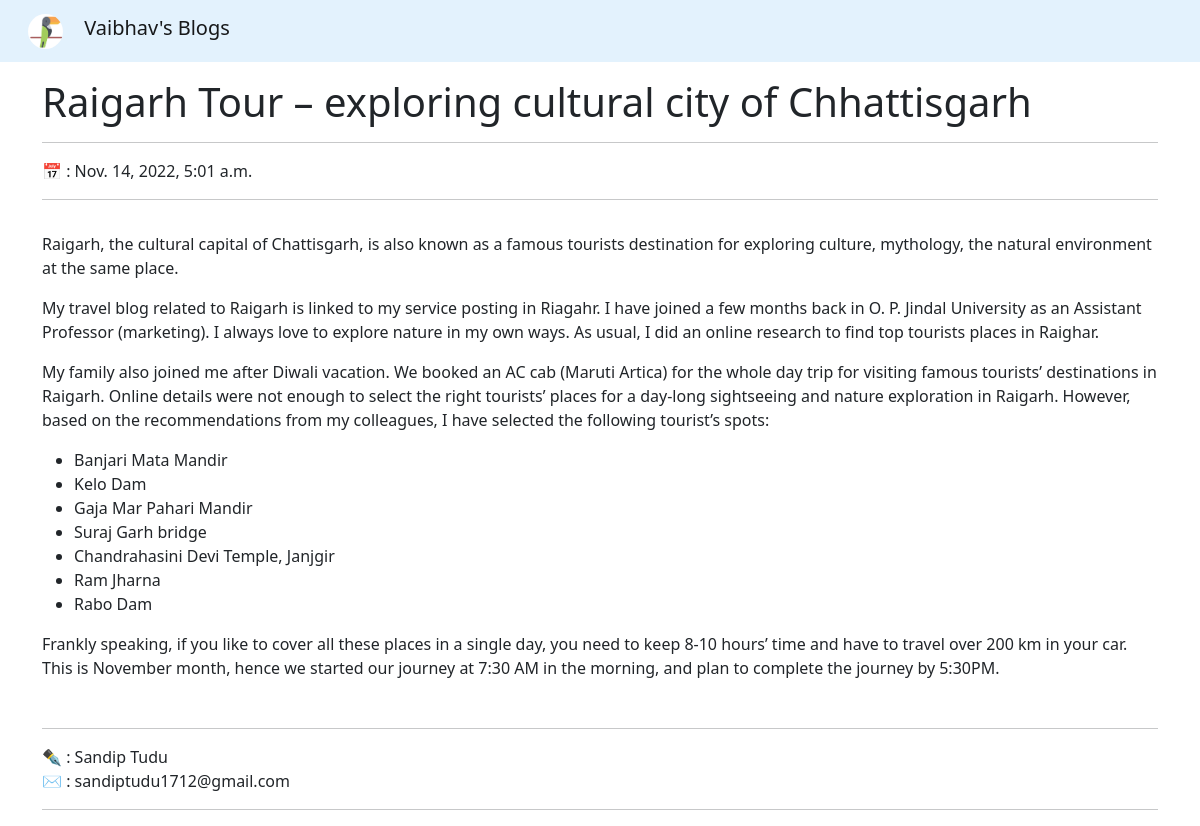
/blogs/getblog/7/, run on the app's committed database.
### Blogs/models.py (models this page shows, shortened)
class Blog(models.Model):
    title = models.TextField(null=True, blank=True)
    content = models.TextField(null=True, blank=True)
    author = models.ForeignKey(User, null=True, blank=True, on_delete=models.SET_NULL)
    date = models.DateTimeField(auto_now_add=True, null=True, blank=True)

### Blogs/views.py (the view)
# urls.py: path('getblog/<int:pk>/', getBlog, name='get_blog'),
def getBlog(request, pk):
    try:
        blog = Blog.objects.get(id=pk)
        context = {'blog':blog}
        return render(request, 'Blogs/blog.html', context)
    except Exception as e:
        context = {'error':str(e)}
        return render(request, 'Blogs/error.html', context)

### templates/Blogs/blog.html (shortened to what this page needs)
{% extends 'Blogs/base.html' %}
{% block content %}
<div class="container my-3">
    <h1 class="h1 text-dark">{{blog.title}}</h1>
    <hr>
    <div>📅 : {{blog.date}}</div>
    <hr>
    <div class="py-3">
        {{blog.content | safe}}
    </div>
    <hr>
    <div>✒ : {{blog.author.first_name}} {{blog.author.last_name}}</div>
    <div>✉ : {{blog.author.email}}</div>
    <hr>
</div>
{% endblock %}

### data on the page
Blog: title "Raigarh Tour – exploring cultural city of Chhattisgarh", date "Nov. 14, 2022, 5:01 a.m.", content "Raigarh, the cultural capital of Chattisgarh, is also known as a famous tourists destination for exploring culture, mythology, the natural environment at the same place. My travel blog related to Raigarh is linked to my service posting in Riagahr. I have joined a few months back in O. P. Jindal University as an Assistant Professor (marketing). I always love to explore nature in my own ways. As usual, I did an online research to find top tourists places in Raighar. My family also joined me after Diwali vacation. We booked an AC cab (Maruti Artica) for the whole day trip for visiting famous tourists’ destinations in Raigarh. Online details were not enough to select the right tourists’ places…", author.first_name "Sandip", author.last_name "Tudu", author.email "sandiptudu1712@gmail.com"
